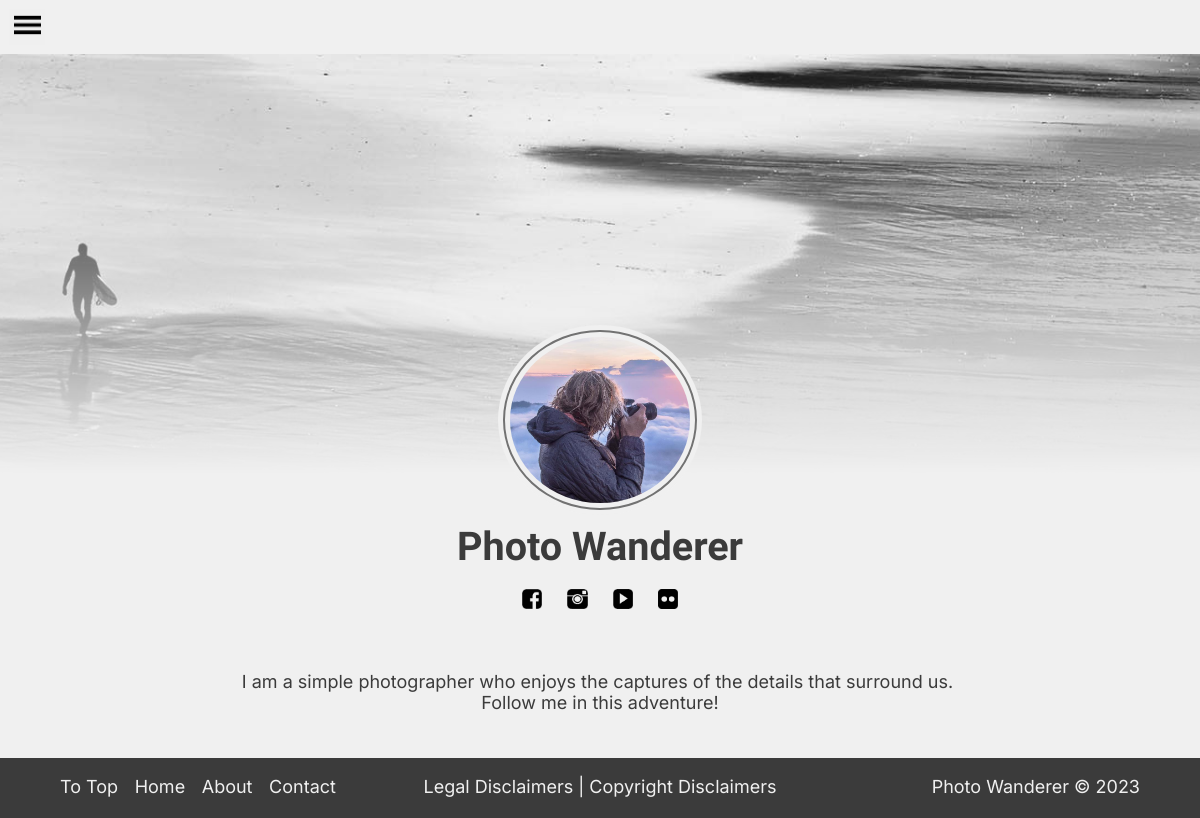
The app's page /main with its own data.
### tables this page shows
CREATE TABLE page_info (
    id INTEGER PRIMARY KEY AUTOINCREMENT,
    username TEXT NOT NULL,
    hash TEXT NOT NULL,
    page_name TEXT NOT NULL,
    person_name TEXT NOT NULL,
    email TEXT NOT NULL,
    small_descr TEXT,
    about TEXT,
    inst_link TEXT,
    face_link TEXT,
    yt_link TEXT
, tweet_link TEXT, px_link text, bhnc_link text, tumblr_link text, flickr_link text, about_img BOOL, page_email TEXT, page_email_hash TEXT, prof_pic TEXT, legal TEXT, copyright TEXT, meta TEXT);

### app.py (the view)
@app.route("/")
@app.route("/main")
def main():
    conn = get_db_connection()
    sc_img = conn.execute('SELECT * FROM gall_img_index WHERE gall_id = 1;').fetchall()
    conn.close()
    sc_img.reverse()
    return render_template("/main.html",
                            pageinfo = page_info,
                            journal = journal_exist,
                            events = events_exist,
                            galls = gall_nav,
                            imgs = sc_img)

### back.py (called while the page is built)
def get_db_connection():
    conn = sqlite3.connect('photowebapp.db')
    conn.row_factory = dict_factory
    return conn

### templates/main.html (shortened to what this page needs)
{% extends "layout.html" %}
{% block main %}
    {% if pageinfo.small_descr %}
    <div class="maindescr"><br/>
        <p>{{ pageinfo.small_descr }}</p>
    </div>
    {% endif %}
{% endblock %}

### templates/layout.html (shortened to what this page needs)
<!DOCTYPE html>
<html lang="en">
    <head>
        <link href="/static/styles.css" rel="stylesheet">
    </head>
    <body>
        <nav class="resp">
            <button class="menubttn" id="menubttn" name="menubttn" onclick="openclose()">
                <img class="menuresimg" src="static/icons/menu.png" alt="menu">
            </button>
        </nav>
        <header>
        </header>
        <div class="prflinfo">
            <img class="profileimg" src="static/images/{{ pageinfo.prof_pic }}">
            <h2>{{ pageinfo.page_name}}</h2>
            <p style="white-space: normal;">
                {% if pageinfo.face_link %}
                    <a href="{{ pageinfo.face_link }}" target="new"><img class="icons" alt="Facebook" src="static/icons/face.png"></a>
                {% endif %}
                {% if pageinfo.inst_link %}
                    <a href="{{ pageinfo.inst_link }}" target="new"><img class="icons" alt="Instagram" src="static/icons/insta.png"></a>
                {% endif %}
                {% if pageinfo.yt_link %}
                    <a href="{{ pageinfo.yt_link }}" target="new"><img class="icons" alt="YouTube" src="static/icons/ytb.png"></a>
                {% endif %}
                {% if pageinfo.flickr_link %}
                    <a href="{{ pageinfo.flickr_link }}" target="new"><img class="icons" alt="Flickr" src="static/icons/fli.png"></a>
                {% endif %}
            </p>
        </div>
        <div id="container" class="container">
            {% block main %}{% endblock %}
        </div>
        <footer>
            <div class="footercontainer">
                <div class="footersection" style="text-align: left; width: 100%; margin-top: 0.5rem;">
                    <ul name="ftrnav" id="ftrnav" class="ftrnav">
                        <li class="footernav"><a href="#">To Top</a></li>
                        <li class="footernav"><a href="/main">Home</a></li>
                        {% if pageinfo.about %}
                        <li class="footernav">
                            <a href="/about">About</a>
                        </li>
                        {% endif %}
                        {% if pageinfo.page_email %}
                        <li class="footernav">
                            <a href="/contact">Contact</a>
                        </li>
                        {% endif %}
                    </ul>
                </div>
                <div class="footersection" style="width: 100%">
                    {% if pageinfo.legal %}
                    <p style="display: inline; white-space: normal;">
                        <a class="menuf" href="/legal">Legal Disclaimers</a>
                    </p>
                    {% endif %}
                    {% if pageinfo.legal and pageinfo.copyright %}<p style="display: inline; white-space: normal;"> | </p>{% endif %}
                    {% if pageinfo.copyright %}
                    <p style="display: inline; white-space: normal;">
                        <a class="menuf" href="/copyright">Copyright Disclaimers</a>
                    </p>
                    {% endif %}
                </div>
                <div class="footersection" style="text-align: right; width: 100%">
                    <p style="display: inline; white-space: normal;">{{ pageinfo.page_name }} &copy; <span id="year">2023</span></p>
                </div>
            </div>
        </footer>
    </body>
</html>

### static/styles.css (style rules this page uses)
* { margin: 0; padding: 0; font-size: 18px; font-family: inter; }
a:link, a:hover, a:active, a:visited { text-decoration: none; color: inherit; }
body { background-color: #f0f0f0; text-align: center; color:#3b3b3b; }
h2 { margin: 0.5rem; font-family: alex brush; font-size: 2.2em; }
p { margin-top: 0.5em; white-space: pre-wrap; }
.container { max-width: 1600px; margin-inline: auto; margin-bottom: 1rem; display: grid; text-align: center; }
nav { margin: auto; text-align: center; padding: 1rem 0; }
ul { list-style-type: none; margin: 0; padding: 0; font-size: 1.5rem; }
.menuf { color: #949494; text-decoration: none; }
.resp { display: none; position: relative; width: 100%; height: 1rem; }
.menubttn { position: absolute; top: 0.5rem; left: 0.5rem; width: 2rem; height: 2rem; cursor: pointer; border: none; }
.menuresimg { top: 0.5rem; left: 0.5rem; width: 1.5rem; }
header { height: 420px; background-image: url("images/2.jpg"); background-position: center; background-repeat: no-repeat; background-size: cover; -webkit-mask-image:-webkit-gradient(linear, left top, left bottom, from(rgba(0,0,0,1)), to(rgba(0,0,0,0))); mask-image: linear-gradient(to bottom, rgba(0,0,0,1), rgba(0,0,0,0)); text-align: center; }
.maindescr { margin: auto; margin-bottom: 0.5rem; padding: 1em; }
.prflinfo { margin-top: -23rem; position: relative; }
.profileimg { margin-top: 15rem; max-width: 10rem; background-color: #f0f0f0; border-radius: 50%; box-shadow: 0 0 0 5px #f0f0f0; border: solid 2px #727272; padding:5px; }
.icons { height: 20px; display: inline; margin: 10px; }
footer { position: relative; width: 100%; height: fit-content; bottom: 0; margin-bottom: 0; text-align: center; background-color: #3b3b3b; color: #f0f0f0; }
.footercontainer { display: flex; flex-direction: row; margin: auto; max-width: 90%; justify-content: space-between; }
.footersection { height: fit-content; align-content: center; margin-top: 1rem; margin-bottom: 1rem; }
.ftrnav { margin: 0; padding: 0; }
.footernav { display: inline-flex; color: #f0f0f0; text-align: left; margin: 0; margin-right: 0.5rem; padding: 0; }
@media (hover: none) { [class="resp"] { display: block; } }

### records on screen
page_info: prof_pic (picture), page_name "Photo Wanderer", small_descr "I am a simple photographer who enjoys the captures of the details that surround us. Follow me in this adventure!"
